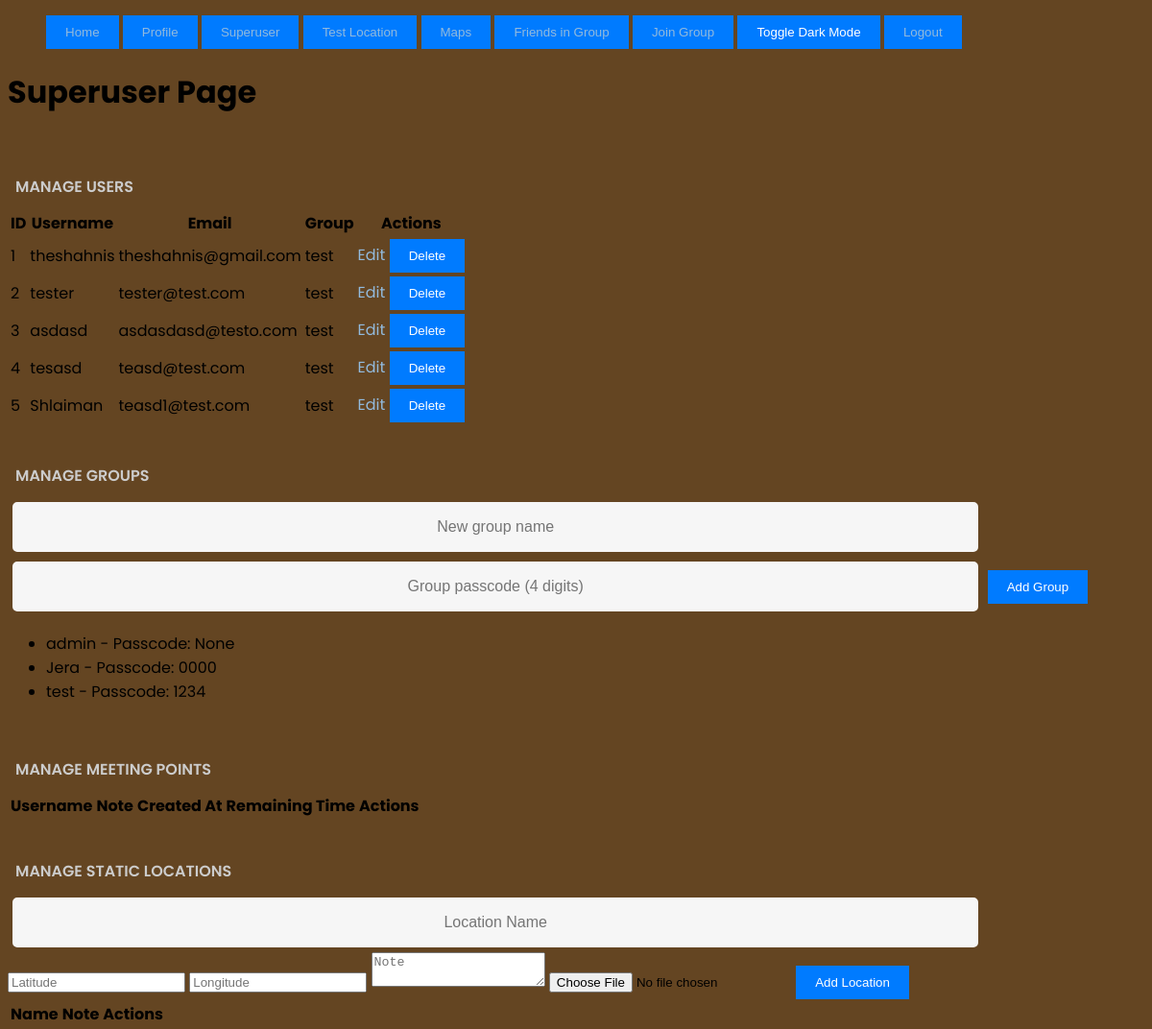
The page /superuser (signed in) on the database its author committed.
### app/models.py (models this page shows)
class User(UserMixin, db.Model):
    id = db.Column(db.Integer, primary_key=True)
    email = db.Column(db.String(150), unique=True, nullable=False)
    username = db.Column(db.String(150), nullable=False)
    password = db.Column(db.String(150), nullable=False)
    superuser = db.Column(db.Boolean, default=False)
    group_id = db.Column(db.Integer, db.ForeignKey('group.id'), nullable=True)
    profile_image = db.Column(db.String(150), nullable=True)
    passcode_attempts = db.Column(db.Integer, default=0, nullable=True)
    note = db.Column(db.Text, nullable=True)

class Group(db.Model):
    id = db.Column(db.Integer, primary_key=True)
    name = db.Column(db.String(150), nullable=False, unique=True)
    passcode = db.Column(db.String(4), nullable=True)
    users = db.relationship('User', backref='group', lazy=True)

### app/routes.py (the view)
@main.route('/superuser', methods=['GET'])
@login_required
def superuser():
    if not current_user.superuser:
        flash('Access denied: Superuser only', 'error')
        return redirect(url_for('main.index'))
    users = User.query.all()
    groups = Group.query.all()
    return render_template('superuser.html', users=users, groups=groups)

### app/__init__.py (called while the page is built)
@login_manager.user_loader
def load_user(user_id):
    from .models import User
    return User.query.get(int(user_id))

### app/routes.py (called while the page is built)
@main.before_request
def before_request():
    if not current_user.is_authenticated and request.endpoint != 'auth.auth_page':
        return redirect(url_for('auth.auth_page'))

### app/templates/superuser.html (shortened to what this page needs)
{% extends "base.html" %}
{% block content %}
<h1>Superuser Page</h1>
<h2>Manage Users</h2>
<table>
    <tr>
        <th>ID</th>
        <th>Username</th>
        <th>Email</th>
        <th>Group</th>
        <th>Actions</th>
    </tr>
    {% for user in users %}
    <tr>
        <td>{{ user.id }}</td>
        <td>{{ user.username }}</td>
        <td>{{ user.email }}</td>
        <td>{{ user.group.name if user.group else 'No group' }}</td>
        <td>
            <a href="{{ url_for('main.edit_user', user_id=user.id) }}">Edit</a>
            <form action="{{ url_for('main.delete_user', user_id=user.id) }}" method="POST" style="display:inline;">
                <button type="submit">Delete</button>
            </form>
        </td>
    </tr>
    {% endfor %}
</table>
<h2>Manage Groups</h2>
<form action="{{ url_for('main.add_group') }}" method="POST">
    <input type="text" name="group_name" placeholder="New group name" required>
    <input type="text" name="passcode" placeholder="Group passcode (4 digits)" required>
    <button type="submit">Add Group</button>
</form>
<ul>
    {% for group in groups %}
    <li>{{ group.name }} - Passcode: {{ group.passcode }}</li>
    {% endfor %}
</ul>
<h2>Manage Meeting Points</h2>
<table>
    <thead>
        <tr>
            <th>Username</th>
            <th>Note</th>
            <th>Created At</th>
            <th>Remaining Time</th>
            <th>Actions</th>
        </tr>
    </thead>
</table>
<h2>Manage Static Locations</h2>
<form id="addStaticLocationForm" enctype="multipart/form-data">
    <input type="text" name="name" placeholder="Location Name" required>
    <input type="number" step="any" name="latitude" placeholder="Latitude" required>
    <input type="number" step="any" name="longitude" placeholder="Longitude" required>
    <textarea name="note" placeholder="Note"></textarea>
    <input type="file" name="image">
    <button type="submit">Add Location</button>
</form>
<table>
    <thead>
        <tr>
            <th>Name</th>
            <th>Note</th>
            <th>Actions</th>
        </tr>
    </thead>
</table>
{% endblock %}

### app/static/styles.css (style rules this page uses)
html { background-color: #644522; }
body { font-family: "Poppins", sans-serif; background-color: #644522; height: 100vh; color: black; }
button { background-color: #007bff; color: white; border: none; padding: 10px 20px; cursor: pointer; }
a { color: #92badd; display:inline-block; text-decoration: none; font-weight: 400; }
h2 { text-align: center; font-size: 16px; font-weight: 600; text-transform: uppercase; display:inline-block; margin: 40px 8px 10px 8px; color: #cccccc; }
input[type=text], input[type=password], input[type=email] { background-color: #f6f6f6; border: none; color: #0d0d0d; padding: 15px 32px; text-align: center; text-decoration: none; display: inline-block; font-size: 16px; margin: 5px; width: 85%; border: 2px solid #f6f6f6; -webkit-transition: all 0.5s ease-in-out; -moz-transition: all 0.5s ease-in-out; -ms-transition: all 0.5s ease-in-out; -o-transition: all 0.5s ease-in-out; transition: all 0.5s ease-in-out; -webkit-border-radius: 5px 5px 5px 5px; border-radius: 5px 5px 5px 5px; }
input[type=text]:placeholder, input[type=password]:placeholder, input[type=email]:placeholder { color: #cccccc; }
* { box-sizing: border-box; }

### rows shown on the page
User: id "1", username "theshahnis", email "theshahnis@gmail.com", group "test"
User: id "2", username "tester", email "tester@test.com", group "test"
User: id "3", username "asdasd", email "asdasdasd@testo.com", group "test"
User: id "4", username "tesasd", email "teasd@test.com", group "test"
User: id "5", username "Shlaiman", email "teasd1@test.com", group "test"
Group: name "admin", passcode "None"
Group: name "Jera", passcode "0000"
Group: name "test", passcode "1234"
